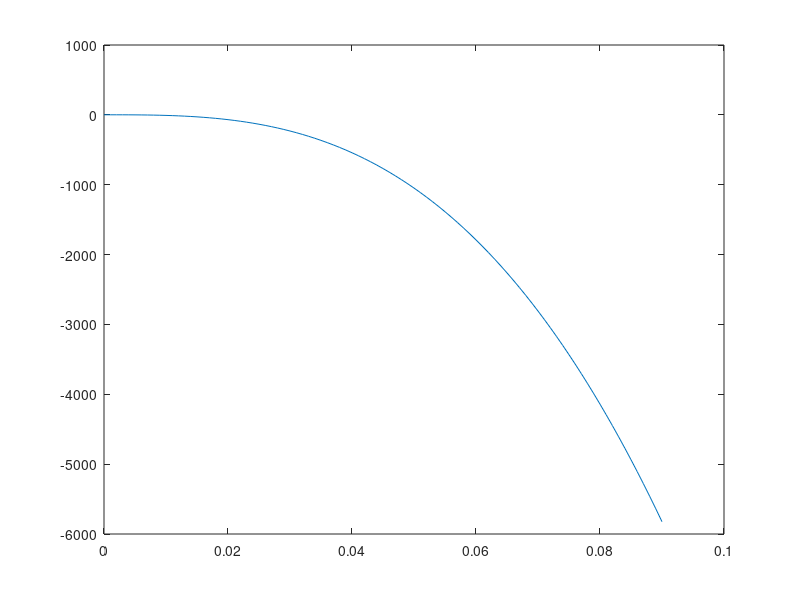

MATLAB code to generate this figure: (Note: this script raises an error after producing the figure.)
lambda = 2.25;
beta = 1;
%From "advanced in prospect theory cumulative representation of uncertainty"


N = 100000;
%n_target = N/3*2; %data amount utility is 2/3 at this number
n_target = 600; %data amount utility is 2/3 at this number

k = 0.909;
%g = 0.271;
l=(3*k-1)/n_target;

n = 1000;
u = 0.65;



c = 1;

theta = 0.05;

Wm = 0.5;
Wl = 0.5;

W_max = 1;

beta1 = 1; 
M = c * lambda /n*power(1/n,beta1);
temp = 0; 
for i = 1:n
    temp = temp + power(i,beta1);
end
 
M = M*temp;

%C = k*N/2/l/power(log(theta),2);
C = k*N/4/l;
B = M/W_max;
i = 1;
%{
epsilon_max = 0:0.001:0.04;
deri1 = zeros(1,length(epsilon_max));
deri2 = zeros(1,length(epsilon_max));

for i = 1:length(epsilon_max)
    deri1(i) = 1 - B*C*beta1*epsilon_max(i)^(beta1 + 2) - B*epsilon_max(i)^beta1 + C*B*B*beta1*epsilon_max(i)^(2*beta1 + 2) - beta1*B*epsilon_max(i)^beta1;
    deri2(i) = 2*log(theta)*log(theta)/epsilon_max(i)^3/power(1-B*epsilon_max(i),3)/N^2;
end

figure(1)
plot(epsilon_max,deri2);

X = power(36*B^4*C+9*B^2*C^2+sqrt(3)*sqrt(432*B^8*C^2+184*B^6*C^3+27*B^4*C^4),1/3);
Y = 2^(1/3) * 3^(2/3) * B^2 * C;
Z = 2 * (2/3)^(1/3);  

s1 = sqrt(1/4/B/B + Z/X + X/Y);
s2 = sqrt(1/2/B/B - Z/X - X/Y-(1/B^3+16/B/C)/4/s1); 
s3 = sqrt(1/2/B/B - Z/X - X/Y+(1/B^3+16/B/C)/4/s1); 

solu1 = 1/4/B-0.5*s1-0.5*s2
solu2 = 1/4/B-0.5*s1+0.5*s2
solu3 = 1/4/B+0.5*s1-0.5*s3
solu4 = 1/4/B+0.5*s1+0.5*s3

opt_eps_max_appro = [opt_eps_max_appro solu3];

figure(2)
x = 0:0.001:0.05;
y = 1 - B*C*x.^3 - B*x + C*B^2*x.^4 - B*x;
plot(x,y)

1 - B*C*solu1^3 - B*solu1 + C*B^2*solu1^4 - B*solu1
1 - B*C*solu2^3 - B*solu2 + C*B^2*solu2^4 - B*solu2
1 - B*C*solu3^3 - B*solu3 + C*B^2*solu3^4 - B*solu3
1 - B*C*solu4^3 - B*solu4 + C*B^2*solu4^4 - B*solu4
%}



A1 = (-Wm-Wl)^2/4/M/M;
A2 = 4*2^(1/3)*Wl*(Wl + Wm);
A3 = power((432*C*M^4*Wl^2 + 54*C^2*M^2*Wl*(Wl + Wm)^3 +  sqrt(-6912*C^3*M^6*Wl^3*(Wl + Wm)^3 + (432*C*M^4*Wl^2+54*C^2*M^2*Wl*(Wl + Wm)^3)^2)),1/3);
A4 = 3*2^(1/3)*C*M^2;
A5 = (32*Wl)/(C*M) - (-Wm - Wl)^3/(M^3);

r1 = sqrt(A1+A2/A3+A3/A4);
r2 = sqrt(2*A1-A2/A3-A3/A4-A5/4/r1);
r3 = sqrt(2*A1-A2/A3-A3/A4+A5/4/r1);

solu1 = -(-Wm - Wl)/(4*M)-0.5*r1-0.5*r2;
solu2 = -(-Wm - Wl)/(4*M)-0.5*r1+0.5*r2;
solu3 = -(-Wm - Wl)/(4*M)+0.5*r1-0.5*r3;
solu4 = -(-Wm - Wl)/(4*M)+0.5*r1+0.5*r3;

(1/2+Wm/2/Wl-M*solu1/2/Wl)*(1-C*M*solu1^3/2/Wl)-M*solu1/2/Wl;
(1/2+Wm/2/Wl-M*solu2/2/Wl)*(1-C*M*solu2^3/2/Wl)-M*solu2/2/Wl;
(1/2+Wm/2/Wl-M*solu3/2/Wl)*(1-C*M*solu3^3/2/Wl)-M*solu3/2/Wl;
(1/2+Wm/2/Wl-M*solu4/2/Wl)*(1-C*M*solu4^3/2/Wl)-M*solu4/2/Wl;

x = 0:0.001:0.09;
y = (1/2+Wm/2/Wl-M.*x/2/Wl).*(1-C*M.*x.^3/2/Wl)-M*x/2/Wl;
plot(x,y)
opt_eps_max_appro = [opt_eps_max_appro solu3];
